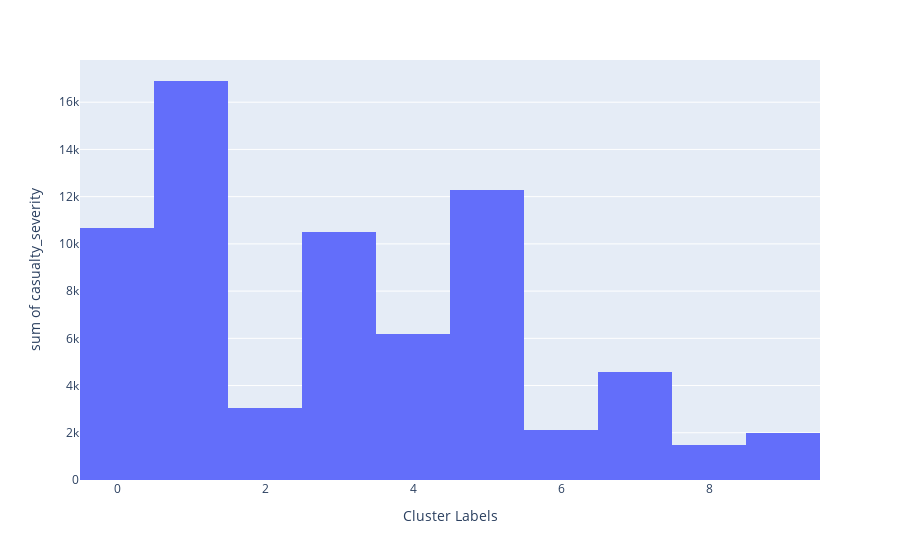

Write notebook code for a chart like this one.
### Code cell
import plotly.express as px
fig = px.histogram(all_data, x="Cluster Labels", y='casualty_severity', histfunc='sum')
fig.show()

### Figure 1 — Plotly figure (JSON) as saved in the notebook; plotly's stock layout.template omitted (floating-point values rounded to 4 significant figures; data arrays with more than 128 entries replaced by an {"elided": "..."} marker saying what was removed)
{"data": [{"alignmentgroup": "True", "bingroup": "x", "histfunc": "sum", "hovertemplate": "Cluster Labels=%{x}<br>sum of casualty_severity=%{y}<extra></extra>", "legendgroup": "", "marker": {"color": "#636efa", "pattern": {"shape": ""}}, "name": "", "offsetgroup": "", "orientation": "v", "showlegend": false, "type": "histogram", "x": {"elided": "58742 int values"}, "xaxis": "x", "y": {"elided": "58742 int values"}, "yaxis": "y"}], "layout": {"barmode": "relative", "legend": {"tracegroupgap": 0}, "margin": {"t": 60}, "xaxis": {"anchor": "y", "domain": [0, 1], "title": {"text": "Cluster Labels"}}, "yaxis": {"anchor": "x", "domain": [0, 1], "title": {"text": "sum of casualty_severity"}}}}
